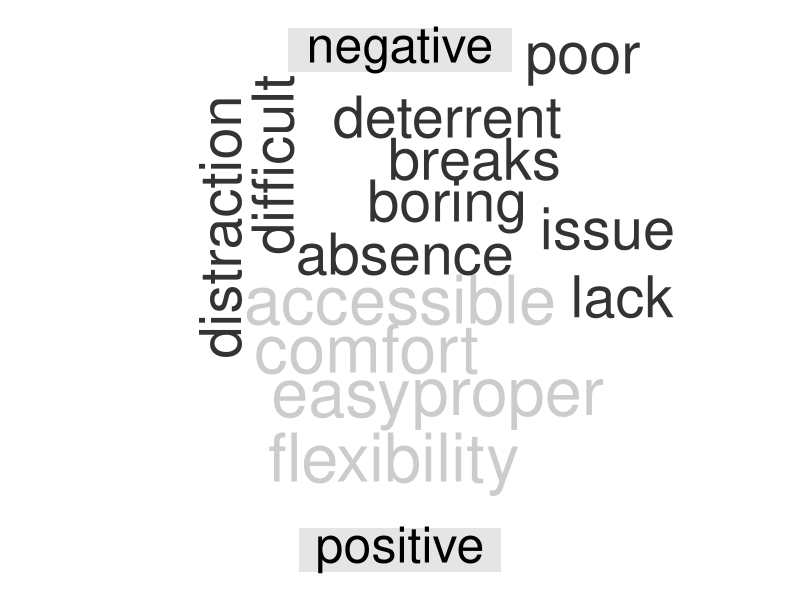
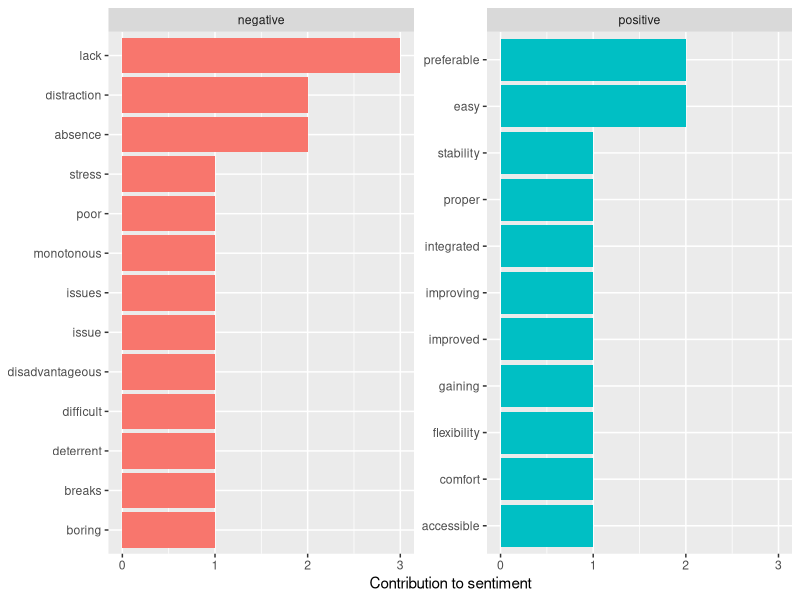

Generate these figures, in order, with R:
library(tidyverse)
library(dplyr)
library(ggplot2)
library(readr)
library(reshape2)
library(tm)
library(wordcloud)

setwd("F:/Desk/Winter2021/WT-CivilWebsite/Report")
path <- getwd()

sIND_S_A <- read_csv("sIND_DA_S_AFINN.csv")
sIND_S_B <- read_csv("sIND_DA_S_BING.csv")
colnames(sIND_S_A) <- c("index", "word", "word_count", "PER", "value")
colnames(sIND_S_B) <- c("index", "word", "word_count", "PER", "sentiment")

AVG_sIND <- sum(sIND_S_A$value*sIND_S_A$word_count)/sum(sIND_S_A$word_count)

I_sIND_pnw <- sIND_S_B %>%
  dplyr::count(word, sentiment, sort=TRUE) %>%
  acast(word ~ sentiment, value.var = "n", fill = 0) %>%
  comparison.cloud(colors =c("gray20", "gray80"))

G_sIND_S <- sIND_S_B %>%
  group_by(sentiment) %>%
  ungroup() %>%
  mutate(word = reorder(word, word_count)) %>%
  ggplot(aes(word_count, word, fill=sentiment)) +
  geom_col(show.legend = FALSE) +
  facet_wrap(~sentiment,scales = "free_y") +
  labs(x = "Contribution to sentiment", y = NULL)
G_sIND_S
